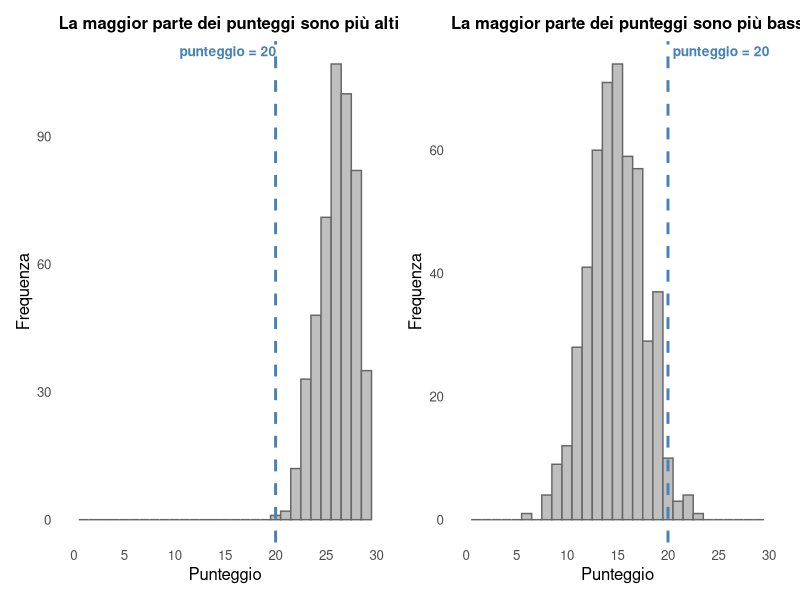
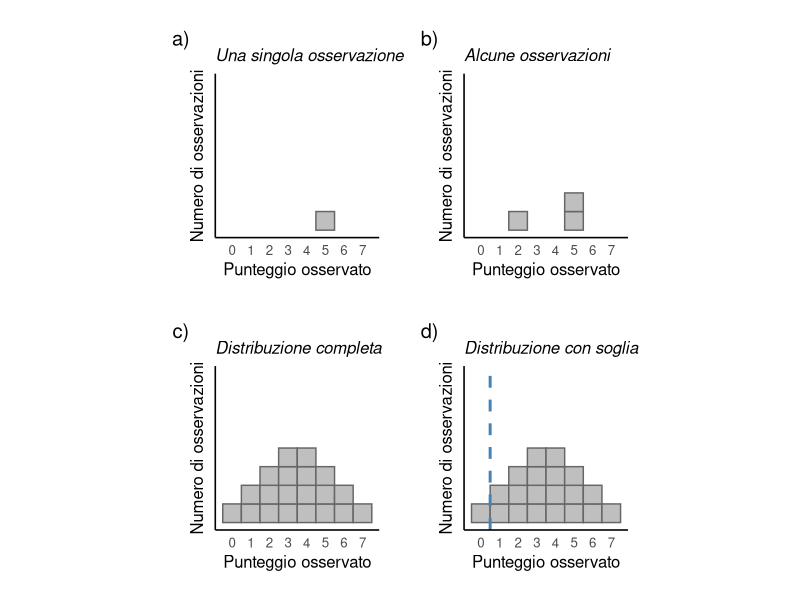
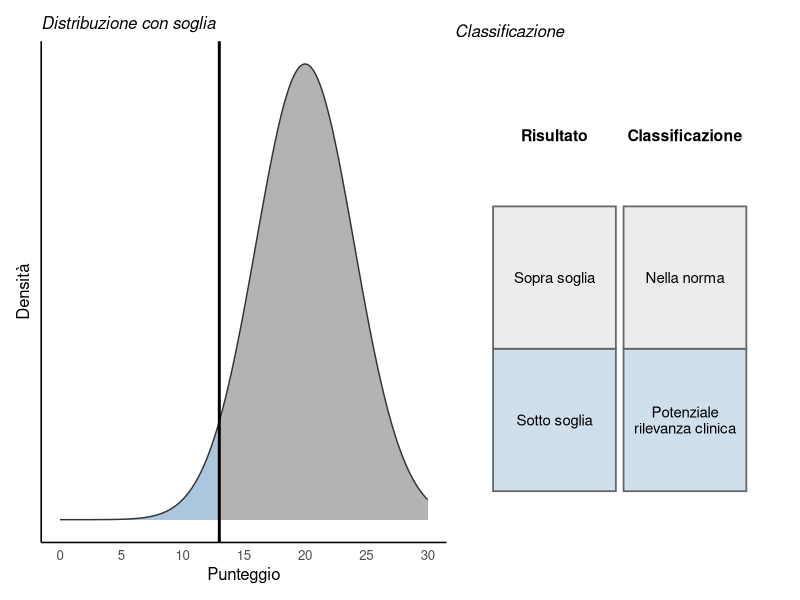
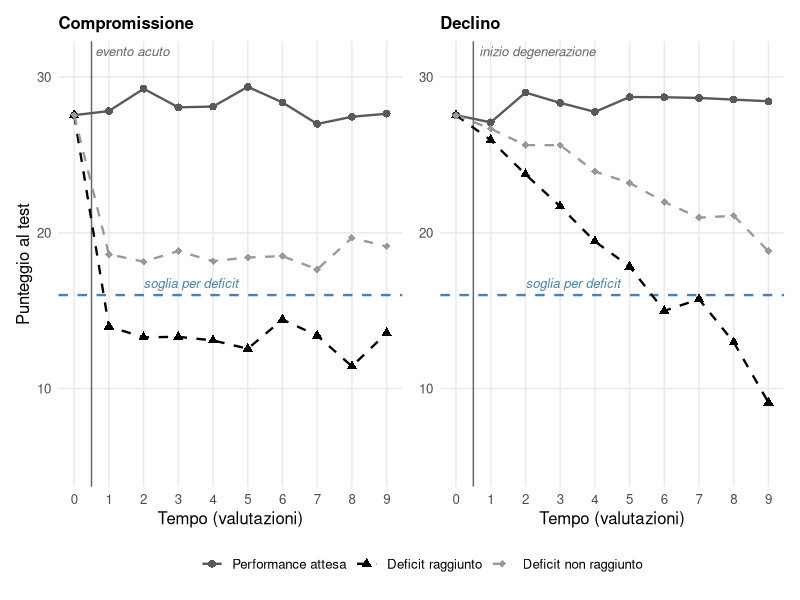
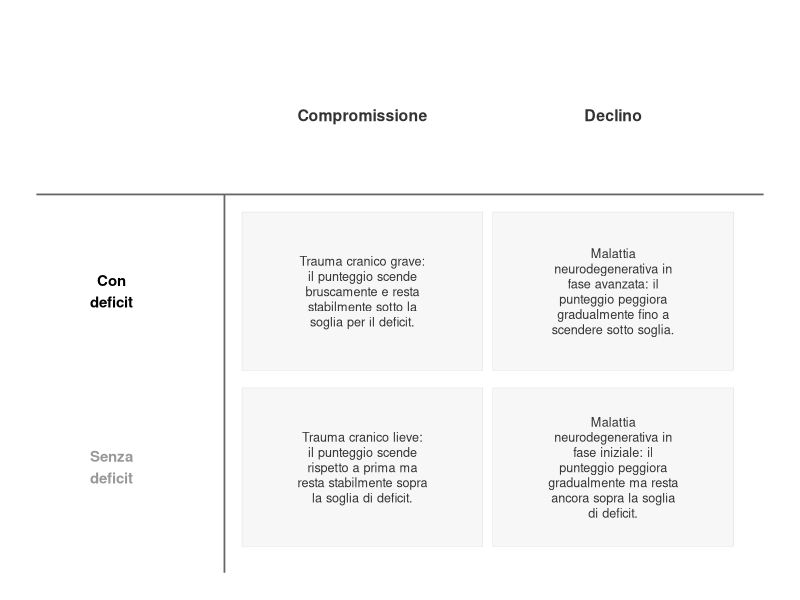
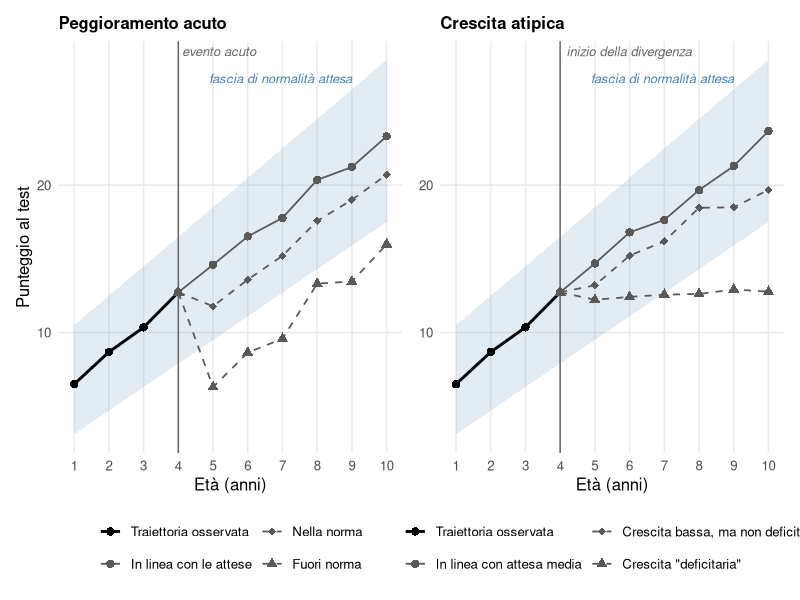

These charts were generated, in order, by the following R code:
## ---- chunk 1
#| label: fig-punteggio-20
#| echo: false
#| warning: false
#| message: false
#| fig-cap: "Lo stesso punteggio (20) con due significati opposti, a seconda della distribuzione dei punteggi nel gruppo di riferimento (dati simulati). A sinistra, un test in cui la maggior parte delle persone ottiene punteggi relativamente alti: 20 cade nella coda bassa della distribuzione. A destra, un test in cui la maggior parte delle persone ottiene punteggi intorno a 15, quindi più bassi: lo stesso punteggio di 20 sarebbe considerato molto alto."
#| fig-width: 9
#| fig-height: 4
#| fig-dpi: 200
#| out-height: "250%"

library(ggplot2)
library(patchwork)

set.seed(42)
n <- 500

sim_facile <- data.frame(punteggio = rbinom(n, size = 30, prob = 0.87))
sim_difficile <- data.frame(punteggio = rbinom(n, size = 30, prob = 0.5))

tema_hist <- theme_minimal(base_size = 12) +
  theme(panel.grid.minor = element_blank(),
        panel.grid.major = element_blank(),
        plot.title = element_text(size = 12, face = "bold"))

evidenzia_20_dx <- list(
  geom_vline(xintercept = 20, colour = "steelblue", linewidth = 1, linetype = "dashed"),
  annotate("text", x = 20, y = Inf, label = "punteggio = 20", vjust = 1.5, hjust = -0.05,
           colour = "steelblue", fontface = "bold", size = 3.5),
  scale_x_continuous(limits = c(0, 30), breaks = seq(0, 30, 5)),
  labs(x = "Punteggio", y = "Frequenza")
)

evidenzia_20_sx <- list(
  geom_vline(xintercept = 20, colour = "steelblue", linewidth = 1, linetype = "dashed"),
  annotate("text", x = 10, y = Inf, label = "punteggio = 20", vjust = 1.5, hjust = -0.05,
           colour = "steelblue", fontface = "bold", size = 3.5),
  scale_x_continuous(limits = c(0, 30), breaks = seq(0, 30, 5)),
  labs(x = "Punteggio", y = "Frequenza")
)

p_facile <- ggplot(sim_facile, aes(x = punteggio)) +
  geom_histogram(binwidth = 1, boundary = -0.5, fill = "grey75", colour = "grey40") +
  evidenzia_20_sx +
  labs(title = "La maggior parte dei punteggi sono più alti") +
  tema_hist

p_difficile <- ggplot(sim_difficile, aes(x = punteggio)) +
  geom_histogram(binwidth = 1, boundary = -0.5, fill = "grey75", colour = "grey40") +
  evidenzia_20_dx +
  labs(title = "La maggior parte dei punteggi sono più bassi") +
  tema_hist

p_facile + p_difficile
## ---- chunk 2
#| label: fig-costruzione-istogramma
#| echo: false
#| warning: false
#| message: false
#| fig-cap: "Costruzione di una distribuzione di dati normativi a partire dalle singole osservazioni. In (a) è rappresentata una sola osservazione (punteggio = 5). In (b) sono rappresentate tre osservazioni (un punteggio di 2 e due punteggi di 5): ogni osservazione è visibile come un singolo quadratino, cosicché un punteggio ottenuto da più persone sia rappresentato da più quadratini impilati. In (c) è rappresentata una distribuzione completa, costruita impilando ogni singola osservazione di un ipotetico gruppo di riferimento di 20 persone. In (d) alla stessa distribuzione è stata aggiunta una soglia (linea verticale), che permette di distinguere le prestazioni considerate \"nella norma\" da quelle che non lo sono. (Adattato da Mondini, Mapelli, Arcara, Semeiotica e diagnosi neuropsicologica)"
#| fig-width: 8
#| fig-height: 6
#| fig-dpi: 200
#| out-width: "80%"

library(ggplot2)
library(patchwork)

# funzione ad hoc: aggiunge una singola osservazione ad un data.frame di
# quadratini, impilandola sopra le osservazioni già presenti per lo stesso
# punteggio. Usarla più volte (una per osservazione) rende facile
# aggiungere/togliere singole osservazioni per costruire ciascun pannello.
aggiungi_osservazione <- function(dati, punteggio) {
  n_gia_presenti <- sum(dati$punteggio == punteggio)
  nuova_osservazione <- data.frame(
    punteggio = punteggio,
    ymin = n_gia_presenti,
    ymax = n_gia_presenti + 1
  )
  rbind(dati, nuova_osservazione)
}

distanza_pannelli <- 15  # spazio tra i pannelli (punti): aumenta/diminuisci per più/meno distanza

tema_quadratini <- theme_minimal(base_size = 12) +
  theme(panel.grid = element_blank(),
        axis.text.y = element_blank(),
        axis.ticks.y = element_blank(),
        axis.line = element_line(colour = "black"),
        plot.title = element_text(size = 12, face = "italic"),
        plot.margin = margin(t = distanza_pannelli, r = distanza_pannelli,
                              b = distanza_pannelli, l = distanza_pannelli),
        aspect.ratio = 1)

disegna_quadratini <- function(dati, titolo) {
  ggplot(dati) +
    geom_rect(aes(xmin = punteggio - 0.5, xmax = punteggio + 0.5,
                   ymin = ymin, ymax = ymax),
              fill = "grey75", colour = "grey40") +
    scale_x_continuous(limits = c(-0.5, 7.5), breaks = 0:7) +
    scale_y_continuous(limits = c(0, 8)) +
    labs(x = "Punteggio osservato", y = "Numero di osservazioni", title = titolo) +
    tema_quadratini
}

# pannello a: una sola osservazione
dati_a <- data.frame(punteggio = numeric(0), ymin = numeric(0), ymax = numeric(0))
dati_a <- aggiungi_osservazione(dati_a, 5)

# pannello b: tre osservazioni
dati_b <- data.frame(punteggio = numeric(0), ymin = numeric(0), ymax = numeric(0))
dati_b <- aggiungi_osservazione(dati_b, 2)
dati_b <- aggiungi_osservazione(dati_b, 5)
dati_b <- aggiungi_osservazione(dati_b, 5)

# pannelli c e d: distribuzione completa (20 osservazioni)
dati_c <- data.frame(punteggio = numeric(0), ymin = numeric(0), ymax = numeric(0))
punteggi_completi <- rep(0:7, times = c(1, 2, 3, 4, 4, 3, 2, 1))
for (p in punteggi_completi) {
  dati_c <- aggiungi_osservazione(dati_c, p)
}

p_a <- disegna_quadratini(dati_a, "Una singola osservazione")
p_b <- disegna_quadratini(dati_b, "Alcune osservazioni")
p_c <- disegna_quadratini(dati_c, "Distribuzione completa")
p_d <- disegna_quadratini(dati_c, "Distribuzione con soglia") +
  geom_vline(xintercept = 0.5, linewidth = 1, colour = "steelblue", linetype=2)

(p_a + p_b) / (p_c + p_d) +
  plot_annotation(tag_levels = "a", tag_suffix = ")")
## ---- chunk 3
#| label: fig-classificazione-soglia
#| echo: false
#| warning: false
#| message: false
#| fig-cap: "Classificazione di un punteggio rispetto ad una soglia. A sinistra, la distribuzione dei punteggi nel gruppo di riferimento (dati simulati): l'area a destra della soglia (in grigio) corrisponde ai punteggi considerati \"nella norma\", l'area a sinistra della soglia (in blu) ai punteggi con potenziale rilevanza clinica. A destra, la classificazione che ne risulta, a seconda che il punteggio osservato sia sopra o sotto la soglia."
#| fig-width: 9
#| fig-height: 4
#| fig-dpi: 200
#| out-width: "100%"

library(ggplot2)
library(patchwork)

soglia <- 13
media <- 20
sd_punteggio <- 4

colori_soglia <- c(sopra = "grey70", sotto = "steelblue")
alpha_soglia <- c(sopra = 1, sotto = 0.45)

# pannello sinistro: densità con soglia, colorata diversamente sopra/sotto soglia
x_sotto <- seq(0, soglia, length.out = 150)
x_sopra <- seq(soglia, 30, length.out = 150)
dens_sotto <- data.frame(punteggio = x_sotto,
                          densita = dnorm(x_sotto, mean = media, sd = sd_punteggio),
                          area = "sotto")
dens_sopra <- data.frame(punteggio = x_sopra,
                          densita = dnorm(x_sopra, mean = media, sd = sd_punteggio),
                          area = "sopra")
dens <- rbind(dens_sotto, dens_sopra)

dens_contorno <- data.frame(punteggio = seq(0, 30, length.out = 300))
dens_contorno$densita <- dnorm(dens_contorno$punteggio, mean = media, sd = sd_punteggio)

p_densita <- ggplot(dens, aes(x = punteggio, y = densita)) +
  geom_area(aes(fill = area, alpha = area), colour = NA) +
  geom_line(data = dens_contorno, colour = "grey20", linewidth = 0.5) +
  geom_vline(xintercept = soglia, linewidth = 1, colour = "black") +
  scale_fill_manual(values = colori_soglia, guide = "none") +
  scale_alpha_manual(values = alpha_soglia, guide = "none") +
  scale_x_continuous(breaks = seq(0, 30, 5)) +
  labs(x = "Punteggio", y = "Densità", title = "Distribuzione con soglia") +
  theme_minimal(base_size = 12) +
  theme(panel.grid = element_blank(),
        axis.text.y = element_blank(),
        axis.ticks.y = element_blank(),
        axis.line = element_line(colour = "black"),
        plot.title = element_text(size = 12, face = "italic"))

# pannello destro: tabella risultato -> classificazione
col1 <- list(min = 0.3, max = 1.9, centro = 1.1)
col2 <- list(min = 2.0, max = 3.6, centro = 2.8)

celle_tabella <- data.frame(
  xmin = c(col1$min, col2$min, col1$min, col2$min),
  xmax = c(col1$max, col2$max, col1$max, col2$max),
  ymin = c(1.5, 1.5, 0.5, 0.5),
  ymax = c(2.5, 2.5, 1.5, 1.5),
  area = c("sopra", "sopra", "sotto", "sotto")
)

testo_tabella <- data.frame(
  x = c(col1$centro, col2$centro, col1$centro, col2$centro, col1$centro, col2$centro),
  y = c(3, 3, 2, 2, 1, 1),
  testo = c("Risultato", "Classificazione",
            "Sopra soglia", "Nella norma",
            "Sotto soglia", "Potenziale\nrilevanza clinica"),
  intestazione = c(TRUE, TRUE, FALSE, FALSE, FALSE, FALSE)
)

p_tabella <- ggplot() +
  geom_rect(data = celle_tabella,
            aes(xmin = xmin, xmax = xmax, ymin = ymin, ymax = ymax, fill = area),
            alpha = 0.25, colour = "grey40", linewidth = 0.6) +
  geom_text(data = subset(testo_tabella, intestazione),
            aes(x = x, y = y, label = testo), fontface = "bold", size = 4) +
  geom_text(data = subset(testo_tabella, !intestazione),
            aes(x = x, y = y, label = testo), size = 3.8, lineheight = 0.9) +
  scale_fill_manual(values = colori_soglia, guide = "none") +
  coord_cartesian(xlim = c(0, 4), ylim = c(0.3, 3.5)) +
  labs(title = "Classificazione") +
  theme_void(base_size = 12) +
  theme(plot.title = element_text(size = 12, face = "italic"))

p_densita + p_tabella + plot_layout(widths = c(1.2, 1))
## ---- chunk 4
#| label: fig-compromissione-declino
#| echo: false
#| warning: false
#| message: false
#| fig-cap: "Andamento simulato del punteggio a un test in dieci valutazioni ripetute nel tempo, per due casi di compromissione (a sinistra) e due casi di declino (a destra), con lo stesso schema di colori/simboli usato per le traiettorie ipotetiche nella @fig-traiettoria-sviluppo (solo nero o scale di grigio). Tutte le traiettorie partono dallo stesso punto, prima dell'evento acuto o dell'inizio della degenerazione (linea sottile verticale). Il profilo \"Performance attesa\" (cerchi, linea continua) rappresenta l'andamento, stabile nel tempo, di una persona senza peggioramento. Il caso \"Deficit non raggiunto\" (diamanti, linea tratteggiata) si allontana dalla prestazione attesa ma resta sempre sopra la soglia per il deficit (linea tratteggiata orizzontale). Il caso \"Deficit raggiunto\" (triangoli, linea tratteggiata) scende sotto la soglia: bruscamente e poi stabilmente a sinistra, gradualmente a destra."
#| fig-width: 9
#| fig-height: 4.5
#| fig-dpi: 200
#| out-width: "100%"

library(ggplot2)
library(patchwork)

set.seed(123)

# --- Parametro per includere (o no) l'errore di misurazione nel grafico ---
# Impostare FALSE per disegnare solo il punteggio "vero" sottostante, senza rumore
includi_errore_misura <- TRUE
sd_errore <- 0.8

# Funzione modulare: aggiunge (o no) l'errore di misurazione a una traiettoria di punteggi veri
aggiungi_errore_misura <- function(punteggio_vero, sd = sd_errore, includi = includi_errore_misura) {
  if (includi) {
    punteggio_vero + rnorm(length(punteggio_vero), mean = 0, sd = sd)
  } else {
    punteggio_vero
  }
}

soglia <- 16
n_tempi <- 10
tempi <- 0:(n_tempi - 1)

tema_traiettorie <- theme_minimal(base_size = 12) +
  theme(panel.grid.minor = element_blank(),
        plot.title = element_text(size = 12, face = "bold"),
        legend.position = "bottom")

soglia_layer <- list(
  geom_hline(yintercept = soglia, linetype = "dashed", colour = "steelblue", linewidth = 0.8),
  annotate("text", x = 2, y = soglia, label = "soglia per deficit", vjust = -0.7, hjust = 0,
           colour = "steelblue", fontface = "italic", size = 3.3)
)

# Schema di colori/simboli/linetype coerente con quello usato per le traiettorie ipotetiche
# nella @fig-traiettoria-sviluppo: solo nero o scale di grigio (niente azzurro), cerchio/linea
# continua per il profilo "in linea con le attese", diamante/tratteggiata per lo scarto che
# resta nella norma, triangolo/tratteggiata per lo scarto che raggiunge il deficit
colori_casi <- scale_colour_manual(values = c("Performance attesa" = "grey35",
                                               "Deficit raggiunto" = "black",
                                               "Deficit non raggiunto" = "grey60"))
forme_casi <- scale_shape_manual(values = c("Performance attesa" = 16,
                                             "Deficit raggiunto" = 17,
                                             "Deficit non raggiunto" = 18))
linee_casi <- scale_linetype_manual(values = c("Performance attesa" = "solid",
                                                "Deficit raggiunto" = "dashed",
                                                "Deficit non raggiunto" = "dashed"))

# Livello "vero" comune a tutte le traiettorie prima dell'evento/dell'inizio della degenerazione
# e valore stabile del profilo di prestazione attesa (nessun peggioramento): a differenza della
# traiettoria attesa crescente delle figure sull'età evolutiva, qui è piatto nel tempo
livello_iniziale <- 28
vero_attesa <- rep(livello_iniziale, n_tempi)

# Punto osservato a t0, condiviso da tutte le traiettorie (in entrambi i pannelli): prima
# dell'evento acuto o dell'inizio della degenerazione non c'è ancora nessuna differenza da
# osservare, quindi tutte le linee devono partire esattamente dallo stesso punto
punto_iniziale <- aggiungi_errore_misura(livello_iniziale)

# Funzione modulare per costruire una traiettoria che condivide con le altre lo stesso punto
# osservato a t0 ("punto_iniziale"), e prosegue poi con il proprio andamento "vero" (con il suo
# errore di misurazione indipendente) per le valutazioni successive
costruisci_traiettoria_condivisa <- function(vero) {
  c(punto_iniziale, aggiungi_errore_misura(vero[-1]))
}

# Linea sottile verticale che segna il momento dell'evento/inizio del peggioramento,
# posizionata subito dopo t0 (tra la prima e la seconda valutazione)
tempo_evento <- 0.5

evento_layer <- list(
  geom_vline(xintercept = tempo_evento, colour = "grey40", linewidth = 0.5),
  annotate("text", x = tempo_evento, y = Inf, label = "evento acuto", vjust = 1.5, hjust = -0.05,
           colour = "grey40", fontface = "italic", size = 3.3)
)

degenerazione_layer <- list(
  geom_vline(xintercept = tempo_evento, colour = "grey40", linewidth = 0.5),
  annotate("text", x = tempo_evento, y = Inf, label = "inizio degenerazione", vjust = 1.5, hjust = -0.05,
           colour = "grey40", fontface = "italic", size = 3.3)
)

# --- Pannello sinistro: compromissione (peggioramento improvviso e poi stabile) ---
# Tutte le traiettorie partono dallo stesso punto (livello_iniziale), prima dell'evento acuto
vero_compr_deficit    <- c(livello_iniziale, rep(13, n_tempi - 1))
vero_compr_no_deficit <- c(livello_iniziale, rep(19, n_tempi - 1))

dat_compr <- data.frame(
  tempo = rep(tempi, 3),
  punteggio = c(costruisci_traiettoria_condivisa(vero_attesa),
                costruisci_traiettoria_condivisa(vero_compr_deficit),
                costruisci_traiettoria_condivisa(vero_compr_no_deficit)),
  caso = rep(c("Performance attesa", "Deficit raggiunto", "Deficit non raggiunto"), each = n_tempi)
)
dat_compr$caso <- factor(dat_compr$caso, levels = c("Performance attesa", "Deficit raggiunto", "Deficit non raggiunto"))

p_compr <- ggplot(dat_compr, aes(x = tempo, y = punteggio, colour = caso, shape = caso, linetype = caso)) +
  soglia_layer +
  evento_layer +
  geom_line(linewidth = 0.8) +
  geom_point(size = 2.3) +
  colori_casi +
  forme_casi +
  linee_casi +
  scale_x_continuous(breaks = tempi) +
  coord_cartesian(ylim = c(5, 31)) +
  labs(title = "Compromissione", x = "Tempo (valutazioni)", y = "Punteggio al test", colour = NULL, shape = NULL, linetype = NULL) +
  tema_traiettorie

# --- Pannello destro: declino (peggioramento graduale e progressivo) ---
# Tutte le traiettorie partono dallo stesso punto (livello_iniziale), prima dell'inizio della degenerazione
vero_decl_deficit    <- livello_iniziale - (tempi / (n_tempi - 1)) * 18
vero_decl_no_deficit <- livello_iniziale - (tempi / (n_tempi - 1)) * 9

dat_decl <- data.frame(
  tempo = rep(tempi, 3),
  punteggio = c(costruisci_traiettoria_condivisa(vero_attesa),
                costruisci_traiettoria_condivisa(vero_decl_deficit),
                costruisci_traiettoria_condivisa(vero_decl_no_deficit)),
  caso = rep(c("Performance attesa", "Deficit raggiunto", "Deficit non raggiunto"), each = n_tempi)
)
dat_decl$caso <- factor(dat_decl$caso, levels = c("Performance attesa", "Deficit raggiunto", "Deficit non raggiunto"))

p_decl <- ggplot(dat_decl, aes(x = tempo, y = punteggio, colour = caso, shape = caso, linetype = caso)) +
  soglia_layer +
  degenerazione_layer +
  geom_line(linewidth = 0.8) +
  geom_point(size = 2.3) +
  colori_casi +
  forme_casi +
  linee_casi +
  scale_x_continuous(breaks = tempi) +
  coord_cartesian(ylim = c(5, 31)) +
  labs(title = "Declino", x = "Tempo (valutazioni)", y = NULL, colour = NULL, shape = NULL, linetype = NULL) +
  tema_traiettorie

p_compr + p_decl + plot_layout(guides = "collect") & theme(legend.position = "bottom")
## ---- chunk 5
#| label: fig-tabella-compromissione-declino
#| echo: false
#| warning: false
#| message: false
#| fig-cap: "Sintesi delle quattro combinazioni illustrate nella @fig-compromissione-declino (compromissione/declino, con/senza deficit) relativi ad un disturbo acquisito, con un esempio clinico per ciascuna. Le colonne seguono lo stesso ordine della figura precedente; le etichette di riga riprendono gli stessi colori usati lì per i due casi (nero = deficit raggiunto, grigio = deficit non raggiunto)."
#| fig-width: 7.5
#| fig-height: 4
#| fig-dpi: 200
#| out-width: "100%"

library(ggplot2)

# Contenuto della tabella: intestazioni di colonna, intestazioni di riga (colorate
# come nella @fig-compromissione-declino) e un esempio per ciascuna delle 4 celle
tabella_dat <- data.frame(
  x = c(1, 2, 0, 0, 1, 2, 1, 2),
  y = c(2, 2, 1, 0, 1, 1, 0, 0),
  tipo = c("intestazione_colonna", "intestazione_colonna",
           "intestazione_riga", "intestazione_riga",
           "cella", "cella", "cella", "cella"),
  colore = c("grey20", "grey20", "black", "grey60",
             "grey20", "grey20", "grey20", "grey20"),
  testo = c(
    "Compromissione", "Declino",
    "Con\ndeficit", "Senza\ndeficit",
    "Trauma cranico grave: il punteggio scende bruscamente e resta stabilmente sotto la soglia per il deficit.",
    "Malattia neurodegenerativa in fase avanzata: il punteggio peggiora gradualmente fino a scendere sotto soglia.",
    "Trauma cranico lieve: il punteggio scende rispetto a prima ma resta stabilmente sopra la soglia di deficit.",
    "Malattia neurodegenerativa in fase iniziale: il punteggio peggiora gradualmente ma resta ancora sopra la soglia di deficit."
  )
)

# Va a capo automatico del testo, solo per le celle di esempio (più lunghe)
tabella_dat$testo_wrap <- ifelse(
  tabella_dat$tipo == "cella",
  vapply(tabella_dat$testo, function(x) paste(strwrap(x, width = 24), collapse = "\n"), character(1)),
  tabella_dat$testo
)

celle_sfondo <- expand.grid(x = c(1, 2), y = c(0, 1))

ggplot() +
  geom_tile(data = celle_sfondo, aes(x = x, y = y), width = 0.96, height = 0.9,
            fill = "grey97", colour = "grey80") +
  geom_segment(aes(x = -0.3, xend = 2.6, y = 1.55, yend = 1.55), colour = "grey40", linewidth = 0.6) +
  geom_segment(aes(x = 0.45, xend = 0.45, y = -0.6, yend = 1.55), colour = "grey40", linewidth = 0.6) +
  geom_text(data = subset(tabella_dat, tipo == "cella"),
            aes(x = x, y = y, label = testo_wrap), size = 3.2, lineheight = 1, colour = "grey20") +
  geom_text(data = subset(tabella_dat, tipo == "intestazione_colonna"),
            aes(x = x, y = y, label = testo_wrap), size = 4, fontface = "bold", colour = "grey20") +
  geom_text(data = subset(tabella_dat, tipo == "intestazione_riga"),
            aes(x = x, y = y, label = testo_wrap, colour = colore), size = 3.8, fontface = "bold") +
  scale_colour_identity() +
  coord_cartesian(xlim = c(-0.3, 2.6), ylim = c(-0.6, 2.5), clip = "off") +
  theme_void()
## ---- chunk 6
#| label: fig-traiettoria-sviluppo
#| echo: false
#| warning: false
#| message: false
#| fig-cap: "Traiettoria di sviluppo simulata (linea nera, punti pieni) dalla valutazione a 1 anno fino alla valutazione più recente, a 4 anni, identica nei due pannelli. Da qui si diramano tre traiettorie future ipotetiche per pannello, tutte in grigio scuro e incluse nella stessa legenda della traiettoria osservata. A sinistra (Peggioramento acuto): un evento acuto (linea verticale) può causare un peggioramento improvviso del punteggio; una traiettoria non ne risente e prosegue come atteso (cerchi, linea continua), una scende ma resta entro la fascia di normalità (diamanti, linea tratteggiata), una scende al punto da uscire subito dalla fascia e vi resta (triangoli, linea tratteggiata). A destra (Crescita atipica): dallo stesso punto (linea verticale \"inizio della divergenza\") la crescita può proseguire in linea con l'attesa (cerchi, linea continua), rallentare restando comunque entro la fascia (diamanti, linea tratteggiata), oppure allontanarsene gradualmente fino a uscirne (triangoli, linea tratteggiata). La fascia colorata rappresenta, in entrambi i pannelli, l'intervallo di normalità (soglia superiore e inferiore) atteso dal gruppo di riferimento per ciascuna età."
#| fig-width: 10
#| fig-height: 5.5
#| fig-dpi: 200
#| out-width: "100%"

library(ggplot2)
library(patchwork)

set.seed(100)

# --- Parametro per includere (o no) l'errore di misurazione nelle traiettorie ---
# Impostare FALSE per disegnare solo le traiettorie "vere" sottostanti, senza rumore
includi_errore_misura <- TRUE
sd_errore <- 0.6

# --- Parametro per mostrare (o no) la linea verticale che segna il momento della diramazione ---
mostra_linea_evento <- TRUE

# --- Parametro per impostare l'età (in anni) in cui avviene la diramazione, condiviso da
# entrambi i pannelli: qualunque valore tra 1 e max(eta) - 1, ad esempio anche 1 o 2 ---
eta_diramazione <- 4   # ultima valutazione nota, da cui si "diramano" le traiettorie future

# Funzione modulare: aggiunge (o no) l'errore di misurazione a una traiettoria di punteggi veri
aggiungi_errore_misura <- function(valori, sd = sd_errore, includi = includi_errore_misura) {
  if (includi) {
    valori + rnorm(length(valori), mean = 0, sd = sd)
  } else {
    valori
  }
}

eta <- 1:10

# Traiettoria attesa dal gruppo di riferimento, con fascia di normalità (soglie superiore e
# inferiore): condivisa da entrambi i pannelli
traiettoria_attesa <- 5 + 1.8 * eta
banda_ampiezza <- 3.5 + 0.2 * eta

dat_banda <- data.frame(
  eta = eta,
  attesa = traiettoria_attesa,
  soglia_sup = traiettoria_attesa + banda_ampiezza,
  soglia_inf = traiettoria_attesa - banda_ampiezza
)

banda_layer <- list(
  geom_ribbon(data = dat_banda, aes(x = eta, ymin = soglia_inf, ymax = soglia_sup),
              fill = "steelblue", alpha = 0.15, inherit.aes = FALSE),
  annotate("text", x = 9, y = dat_banda$soglia_sup[dat_banda$eta == 9], label = "fascia di normalità attesa",
           hjust = 1, vjust = -0.6, colour = "steelblue", fontface = "italic", size = 3.3)
)

# Traiettoria osservata (nera): sviluppo reale fino alla valutazione attuale, condivisa da
# entrambi i pannelli. Entra anche lei nella variabile "traiettoria", come livello aggiuntivo,
# così da comparire nella stessa legenda delle traiettorie future ipotetiche
eta_oss <- 1:eta_diramazione
dat_oss <- data.frame(
  eta = eta_oss,
  punteggio = aggiungi_errore_misura(5 + 1.8 * eta_oss),
  traiettoria = "Traiettoria osservata"
)

punto_diramazione <- dat_oss$punteggio[dat_oss$eta == eta_diramazione]

# Funzione modulare per la linea verticale (opzionale, vedi "mostra_linea_evento") che segna la
# diramazione, con etichetta specifica per ciascun pannello (come "evento acuto"/"inizio
# degenerazione" nella @fig-compromissione-declino)
linea_diramazione_layer <- function(etichetta) {
  if (!mostra_linea_evento) return(NULL)
  list(
    geom_vline(xintercept = eta_diramazione, colour = "grey40", linewidth = 0.5),
    annotate("text", x = eta_diramazione, y = Inf, label = etichetta,
             vjust = 1.5, hjust = -0.05, colour = "grey40", fontface = "italic", size = 3.3)
  )
}

# --- Pannello sinistro: peggioramento acuto ---

# Funzione modulare per costruire una traiettoria che, subito dopo l'evento acuto, scende di
# "entita_peggioramento" punti rispetto alla crescita attesa, e da lì prosegue con un tasso di
# crescita "rate" rispetto a quella attesa dal gruppo di riferimento (rate = 1, il valore di
# default, significa che lo scarto dalla norma introdotto dall'evento resta costante nel tempo)
costruisci_traiettoria_con_peggioramento_acuto <- function(entita_peggioramento, rate = 1, etichetta) {
  eta_futuro <- (eta_diramazione + 1):max(eta)
  incremento_atteso <- (5 + 1.8 * eta_futuro) - (5 + 1.8 * eta_diramazione)
  valore_dopo_evento <- punto_diramazione - entita_peggioramento
  valori_futuri <- aggiungi_errore_misura(valore_dopo_evento + rate * incremento_atteso)
  data.frame(
    eta = c(eta_diramazione, eta_futuro),
    punteggio = c(punto_diramazione, valori_futuri),
    traiettoria = etichetta
  )
}

dat_evento <- rbind(
  dat_oss,
  costruisci_traiettoria_con_peggioramento_acuto(entita_peggioramento = 0.0, rate = 1, etichetta = "In linea con le attese"),
  costruisci_traiettoria_con_peggioramento_acuto(entita_peggioramento = 2.8, rate = 1, etichetta = "Nella norma"),
  costruisci_traiettoria_con_peggioramento_acuto(entita_peggioramento = 8.0, rate = 1, etichetta = "Fuori norma")
)
dat_evento$traiettoria <- factor(dat_evento$traiettoria,
                                  levels = c("Traiettoria osservata", "In linea con le attese", "Nella norma", "Fuori norma"))

p_evento <- ggplot(dat_evento, aes(x = eta, y = punteggio, colour = traiettoria, group = traiettoria)) +
  banda_layer +
  linea_diramazione_layer("evento acuto") +
  geom_line(aes(linetype = traiettoria, linewidth = traiettoria)) +
  geom_point(aes(shape = traiettoria), size = 2.5) +
  scale_colour_manual(name = NULL, values = c("Traiettoria osservata" = "black", "In linea con le attese" = "grey35",
                                               "Nella norma" = "grey35", "Fuori norma" = "grey35")) +
  scale_linetype_manual(name = NULL, values = c("Traiettoria osservata" = "solid", "In linea con le attese" = "solid",
                                                 "Nella norma" = "dashed", "Fuori norma" = "dashed")) +
  scale_shape_manual(name = NULL, values = c("Traiettoria osservata" = 16, "In linea con le attese" = 16,
                                              "Nella norma" = 18, "Fuori norma" = 17)) +
  scale_linewidth_manual(name = NULL, values = c("Traiettoria osservata" = 1, "In linea con le attese" = 0.6,
                                                  "Nella norma" = 0.6, "Fuori norma" = 0.6)) +
  scale_x_continuous(breaks = eta) +
  labs(title = "Peggioramento acuto", x = "Età (anni)", y = "Punteggio al test") +
  guides(colour = guide_legend(nrow = 2), linetype = guide_legend(nrow = 2),
         shape = guide_legend(nrow = 2), linewidth = guide_legend(nrow = 2)) +
  theme_minimal(base_size = 12) +
  theme(panel.grid.minor = element_blank(),
        plot.title = element_text(size = 12, face = "bold"),
        legend.position = "bottom")

# --- Pannello destro: crescita atipica (graduale) ---

# Funzione modulare per costruire una traiettoria futura ipotetica, che parte dal punto di
# diramazione e cresce con un tasso "rate" rispetto alla crescita attesa dal gruppo di riferimento
# (rate = 1 significa crescita in linea con le attese, rate = 0 significa prestazione stabile)
costruisci_traiettoria_futura <- function(rate, etichetta) {
  eta_futuro <- (eta_diramazione + 1):max(eta)
  incremento_atteso <- (5 + 1.8 * eta_futuro) - (5 + 1.8 * eta_diramazione)
  valori_futuri <- aggiungi_errore_misura(punto_diramazione + rate * incremento_atteso)
  data.frame(
    eta = c(eta_diramazione, eta_futuro),
    punteggio = c(punto_diramazione, valori_futuri),
    traiettoria = etichetta
  )
}

dat_crescita <- rbind(
  dat_oss,
  costruisci_traiettoria_futura(rate = 1.00, etichetta = "In linea con attesa media"),
  costruisci_traiettoria_futura(rate = 0.65, etichetta = "Crescita bassa, ma non deficitaria"),
  costruisci_traiettoria_futura(rate = -0.05, etichetta = "Crescita \"deficitaria\"")
)
dat_crescita$traiettoria <- factor(dat_crescita$traiettoria,
                                    levels = c("Traiettoria osservata", "In linea con attesa media",
                                               "Crescita bassa, ma non deficitaria", "Crescita \"deficitaria\""))

p_crescita <- ggplot(dat_crescita, aes(x = eta, y = punteggio, colour = traiettoria, group = traiettoria)) +
  banda_layer +
  linea_diramazione_layer("inizio della divergenza") +
  geom_line(aes(linetype = traiettoria, linewidth = traiettoria)) +
  geom_point(aes(shape = traiettoria), size = 2.5) +
  scale_colour_manual(name = NULL, values = c("Traiettoria osservata" = "black", "In linea con attesa media" = "grey35",
                                               "Crescita bassa, ma non deficitaria" = "grey35", "Crescita \"deficitaria\"" = "grey35")) +
  scale_linetype_manual(name = NULL, values = c("Traiettoria osservata" = "solid", "In linea con attesa media" = "solid",
                                                 "Crescita bassa, ma non deficitaria" = "dashed", "Crescita \"deficitaria\"" = "dashed")) +
  scale_shape_manual(name = NULL, values = c("Traiettoria osservata" = 16, "In linea con attesa media" = 16,
                                              "Crescita bassa, ma non deficitaria" = 18, "Crescita \"deficitaria\"" = 17)) +
  scale_linewidth_manual(name = NULL, values = c("Traiettoria osservata" = 1, "In linea con attesa media" = 0.6,
                                                  "Crescita bassa, ma non deficitaria" = 0.6, "Crescita \"deficitaria\"" = 0.6)) +
  scale_x_continuous(breaks = eta) +
  labs(title = "Crescita atipica", x = "Età (anni)", y = NULL) +
  guides(colour = guide_legend(nrow = 2), linetype = guide_legend(nrow = 2),
         shape = guide_legend(nrow = 2), linewidth = guide_legend(nrow = 2)) +
  theme_minimal(base_size = 12) +
  theme(panel.grid.minor = element_blank(),
        plot.title = element_text(size = 12, face = "bold"),
        legend.position = "bottom")

# Le categorie ipotetiche sono diverse nei due pannelli (narrativamente specifiche per ciascun
# caso), quindi qui non si usa plot_layout(guides = "collect"): ogni pannello mantiene la sua
# legenda, coerente con le proprie etichette
p_evento + p_crescita
